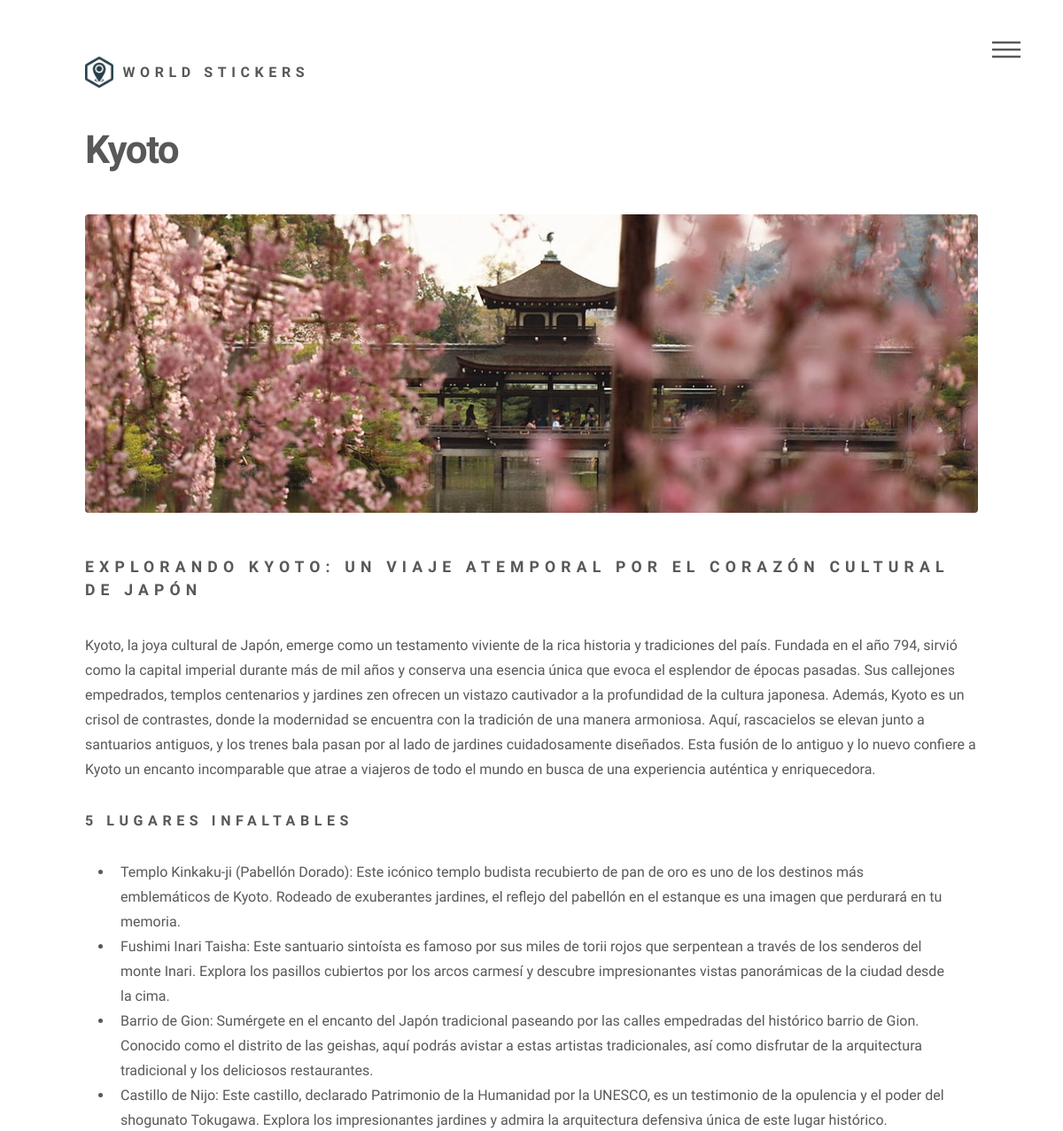
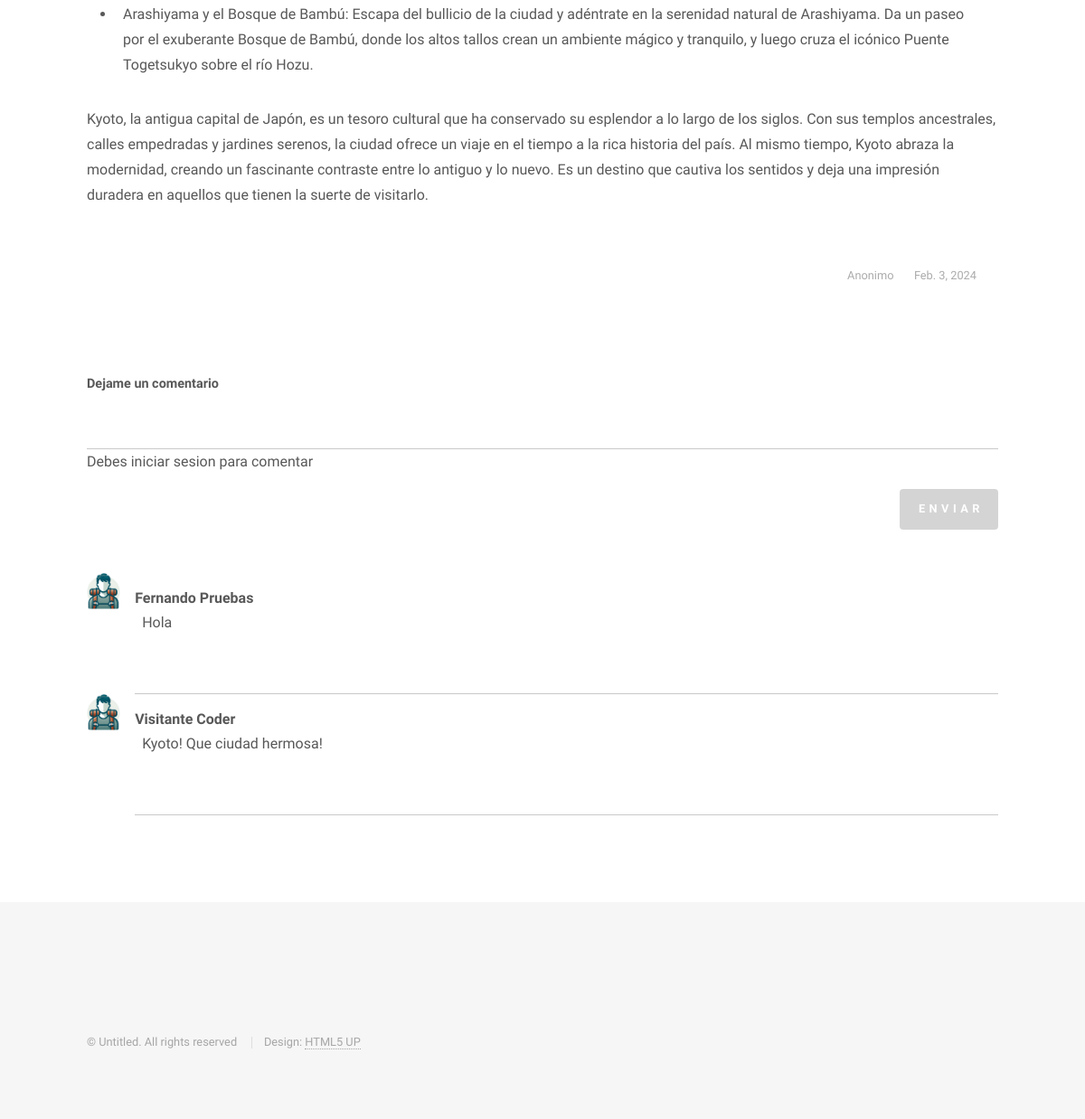
The app's page /pages/1 with its own data (2 pictures, top to bottom).
### blogApp/models.py (models this page shows, shortened)
class BlogEntry(models.Model):
    title = models.CharField(max_length=120)
    subtitle = models.CharField(max_length=120)
    introduction = models.CharField(max_length=5000)
    content_list = models.JSONField(default=list, null=True)
    resume = models.CharField(max_length=5000, null=True)
    author = models.CharField(max_length=120, default="Anonimo")
    imgUrl = models.CharField(max_length=100, null=True)
    imgLogo= models.CharField(max_length=100, null=True)
    date = models.DateField()
    comment_list = models.JSONField(default=list, null=True)

### blogApp/views.py (the view, shortened to what this page needs)
# urls.py: path("pages/<entryId>", views.entryDetail, name="entryDetail"),
@csrf_exempt
def entryDetail(request, entryId):
    entry = BlogEntry.objects.get(pk=entryId)
    user = {}
    if "logged" in request.session:
        user["role"] = request.session["role"]
        user["fullname"] = f"{request.session['name']} {request.session['lastname']}"
    template = loader.get_template("entryDetail.html")
    dictionary = {"entry": entry, "user": user}
    document = template.render(dictionary)
    return HttpResponse(document)

### blogApp/templates/entryDetail.html (shortened to what this page needs)
{% extends "index.html" %} {%load static%} {%block mainContent%}
<div id="main">
  <div class="inner">
    <h1>{{entry.title}}</h1>
    <span class="image main"
      ><img
        src="{% static 'assets/' %}{{ entry.imgUrl }}"
        alt="{{ entry.imgUrl }}"
    /></span>
    <h2>{{entry.subtitle}}</h2>
    <p>{{entry.introduction}}</p>
    <h3>5 Lugares infaltables</h3>
    <ul style="padding: 0 2rem">
      {% for item in entry.content_list %}
      <li>{{item}}</li>
      {% endfor %}
    </ul>
    <p>{{entry.resume}}</p>
  </div>
  <ul class="entryFooter">
    <li>{{entry.author}}</li>
    <li>{{entry.date}}</li>
  </ul>
</div>
<div id="main">
  <div class="inner">
    <form
      action="{{ request.path }}"
      method="POST"
      enctype="multipart/form-data"
    >
      <label>Dejame un comentario</label>
      <textarea
        type="text"
        name="comment"
        id="comment"
        value=""
        placeholder=""
        rows="1"
        cols="20"
        required
        {%  if user.role != 'visitor'%}disabled{% endif %}
      ></textarea>
      <helper
        >{% if user.role == 'visitor' %}{% else %}Debes iniciar sesion para
        comentar{% endif %}</helper
      >
      <div
        style="
          width: 100%;
          margin: 1rem 0;
          display: flex;
          justify-content: flex-end;
        "
      >
        <input
          type="submit"
          value="Enviar"
          class="primary"
          {% if user.role != "visitor"%} disabled {%endif%}
        />
      </div>
    </form>
    {% for comment in entry.comment_list %}
    <div style="display: flex; gap: 1rem">
      <img
        alt="avatar"
        src="{% static 'assets/' %}avatar.png"
        style="height: 40px"
      />
      <div
        style="
          border-bottom: 1px solid #c9c9c9;
          width: 100%;
          padding-bottom: 2rem;
        "
      >
        <div
          style="
            height: 25px;
            width: 100%;
            display: flex;
            justify-content: space-between;
            margin-top: 1rem;
          "
        >
          <p style="align-self: center; margin: 0 0 0 0">
            <b style="align-self: center">{{comment.fullname}}</b>
          </p>
        </div>
		<form
		action="{{ request.path }}"
		method="POST"
		enctype="multipart/form-data"
	  >
        <div id="commentContainer{{ forloop.counter }}">
          <p
            style="margin: 0 0.5rem; gap: 2rem"
            id="commentText{{ forloop.counter }}"
          >{{comment.comment}}
          </p>
		</form>
        </div>
      </div>
    </div>
    {% endfor %}
  </div>
{%endblock%}

### blogApp/static/css/main.css (style rules this page uses)
html, body, div, span, applet, object, iframe, h1, h2, h3, h4, h5, h6, p, blockquote, pre, a, abbr, acronym, address, big, cite, code, del, dfn, em, img, ins, kbd, q, s, samp, small, strike, strong, sub, sup, tt, var, b, u, i, center, dl, dt, dd, ol, ul, li, fieldset, form, label, legend, table, caption, tbody, tfoot, thead, tr, th, td, article, aside, canvas, details, embed, figure, figcaption, footer, header, hgroup, menu, nav, output, ruby, section, summary, time, mark, audio, video { margin: 0; padding: 0; border: 0; font-size: 100%; font: inherit; vertical-align: baseline; }
body { line-height: 1; }
ol, ul { list-style: none; }
body { -webkit-text-size-adjust: none; }
input, select, textarea { -moz-appearance: none; -webkit-appearance: none; -ms-appearance: none; appearance: none; }
body { -ms-overflow-style: scrollbar; }
html { box-sizing: border-box; }
*, *:before, *:after { box-sizing: inherit; }
body { background: #ffffff; }
body, input, select, textarea { color: #585858; font-family: "Source Sans Pro", Helvetica, sans-serif; font-size: 16pt; font-weight: 300; line-height: 1.75; }
@media screen and (max-width: 1680px) { body, input, select, textarea { font-size: 14pt; } }
@media screen and (max-width: 1280px) { body, input, select, textarea { font-size: 12pt; } }
strong, b { font-weight: 900; }
p { margin: 0 0 2em 0; }
h1 { font-size: 2.75em; font-weight: 700; line-height: 1.3; margin: 0 0 1em 0; letter-spacing: -0.035em; }
h2, h3, h4, h5, h6 { font-weight: 900; line-height: 1.5; margin: 0 0 2em 0; text-transform: uppercase; letter-spacing: 0.35em; }
h2 { font-size: 1.1em; }
h3 { font-size: 1em; }
ul { list-style: disc; margin: 0 0 2em 0; padding-left: 1em; }
ul li { padding-left: 0.5em; }
form { margin: 0 0 2em 0; overflow-x: hidden; }
form> :last-child { margin-bottom: 0; }
label { display: block; font-size: 0.9em; font-weight: 900; }
input[type="text"], input[type="password"], input[type="email"], input[type="tel"], select, textarea { -moz-appearance: none; -webkit-appearance: none; -ms-appearance: none; appearance: none; background-color: transparent; border: none; border-radius: 0; border-bottom: solid 1px #c9c9c9; color: inherit; display: block; outline: 0; padding: 0; text-decoration: none; width: 100%; }
textarea { padding: 0; min-height: 3.75em; }
.image { border-radius: 4px; border: 0; display: inline-block; position: relative; }
.image img { border-radius: 4px; display: block; }
.image.main { display: block; margin: 0 0 3em 0; width: 100%; }
.image.main img { width: 100%; }
input[type="submit"], input[type="reset"], input[type="button"], button, .button { -moz-appearance: none; -webkit-appearance: none; -ms-appearance: none; appearance: none; -moz-transition: background-color 0.2s ease-in-out, color 0.2s ease-in-out, box-shadow 0.2s ease-in-out; -webkit-transition: background-color 0.2s ease-in-out, color 0.2s ease-in-out, box-shadow 0.2s ease-in-out; -ms-transition: background-color 0.2s ease-in-out, color 0.2s ease-in-out, box-shadow 0.2s ease-in-out; transition: background-color 0.2s ease-in-out, color 0.2s ease-in-out, box-shadow 0.2s ease-in-out; background-color: transparent; border-radius: 4px; border: 0; box-shadow: inset 0 0 0 2px #585858; color: #585858 !important; cursor: pointer; display: inline-block; font-size: 0.8em; font-weight: 900; height: 3.5em; letter-spacing: 0.35em; line-height: 3.45em; overflow: hidden; padding: 0 1.25em 0 1.6em; text-align: center; text-decoration: none; text-overflow: ellipsis; text-transform: uppercase; white-space: nowrap; }
input[type="submit"].primary, input[type="reset"].primary, input[type="button"].primary, button.primary, .button.primary { box-shadow: none; background-color: #585858; color: #ffffff !important; }
input[type="submit"].disabled, input[type="submit"]:disabled, input[type="reset"].disabled, input[type="reset"]:disabled, input[type="button"].disabled, input[type="button"]:disabled, button.disabled, button:disabled, .button.disabled, .button:disabled { pointer-events: none; opacity: 0.25; }
#main { padding: 0em 0 6em 0; }
#wrapper>*>.inner { width: 100%; max-width: 68em; margin: 0 auto; padding: 0 2.5em; }
.entryFooter { all: unset; width: 100%; padding: 0; margin-top: 5em; list-style: none; font-size: 0.8em; color: rgba(88, 88, 88, 0.5); display: flex; gap: 1rem; justify-content: flex-end; }
.entryFooter :last-child { margin-right: 10%; }

### records on screen
BlogEntry: title "Kyoto", imgUrl (picture), subtitle "EXPLORANDO KYOTO: UN VIAJE ATEMPORAL POR EL CORAZÓN CULTURAL DE JAPÓN", introduction "Kyoto, la joya cultural de Japón, emerge como un testamento viviente de la rica historia y tradiciones del país. Fundada en el año 794, sirvió como la capital imperial durante más de mil años y conserva una esencia única que evoca el esplendor de épocas pasadas. Sus callejones empedrados, templos centenarios y jardines zen ofrecen un vistazo cautivador a la profundidad de la cultura japonesa. Además, Kyoto es un crisol de contrastes, donde la modernidad se encuentra con la tradición de una manera armoniosa. Aquí, rascacielos se elevan junto a santuarios antiguos, y los trenes bala pasan por al lado de jardines cuidadosamente diseñados. Esta fusión de lo antiguo y lo nuevo confiere a Kyoto…", resume "Kyoto, la antigua capital de Japón, es un tesoro cultural que ha conservado su esplendor a lo largo de los siglos. Con sus templos ancestrales, calles empedradas y jardines serenos, la ciudad ofrece un viaje en el tiempo a la rica historia del país. Al mismo tiempo, Kyoto abraza la modernidad, creando un fascinante contraste entre lo antiguo y lo nuevo. Es un destino que cautiva los sentidos y deja una impresión duradera en aquellos que tienen la suerte de visitarlo.", author "Anonimo", date "Feb. 3, 2024"

### other values on screen
{{ comment.fullname }} "Fernando Pruebas" "Visitante Coder"
{{ comment.comment }} "Hola" "Kyoto! Que ciudad hermosa!"
